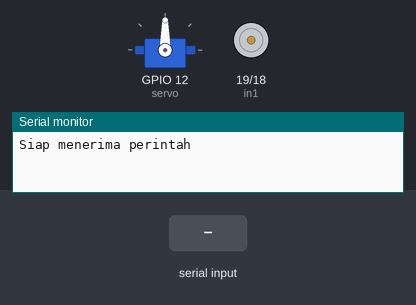
The sketch below on a simulated ESP32. Parts: servo, motor-driver pin pairs drawn as motors (green arrow = first pin HIGH = forward, orange = second pin HIGH = backward, longer = more drive, scaled by the enable pin), the last lines printed to the serial monitor. The inputs (shaded band) are chosen by the test bench.

Above: at 1.2 s.
1.3 s: "s\n" received over Serial
2.8 s: "cw\n" received over Serial
At 4.0 s:
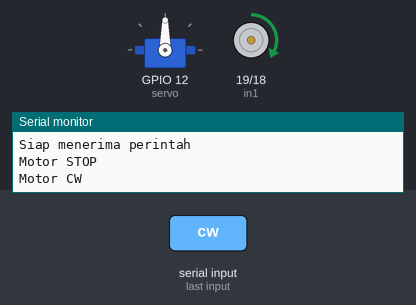
4.3 s: "acw\n" received over Serial
At 5.3 s:
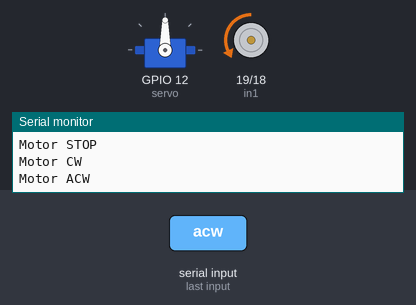
5.8 s: "sv\n" received over Serial
At 6.2 s:
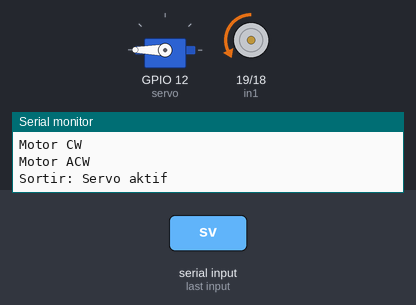
7.8 s: "ss\n" received over Serial
At 8.2 s:
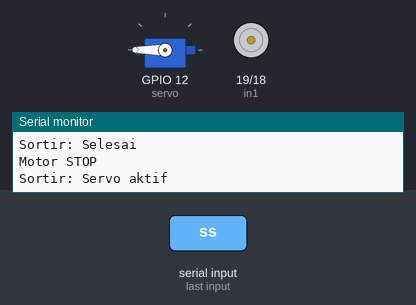
Timing chart, 0 to 10.8 s (numbered marks = the images above; inputs shaded):
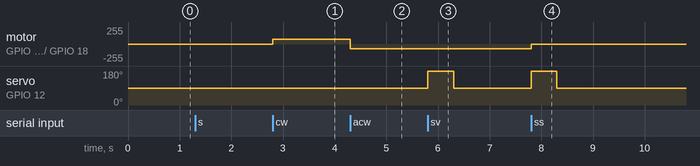

Measured:
- after the input at 2.8 s, motor on GPIO 19 (in1) / GPIO 18 (in2): stopped → forward 70/255 at once
- after the input at 4.3 s, motor on GPIO 19 (in1) / GPIO 18 (in2): forward 70/255 → backward 70/255 at once
- after the input at 5.8 s, servo on GPIO 12 (servo): 90° → 180° at once, → 90° 0.50 s later
- after the input at 7.8 s, motor on GPIO 19 (in1) / GPIO 18 (in2): backward 70/255 → stopped at once; servo on GPIO 12 (servo): 90° → 180° at once, → 90° 0.50 s later

The sketch:

Conveyor_4.ino
```cpp
#include <ESP32Servo.h>
#define in1 19
#define in2 18
#define enA 13

Servo servo;
String command = "";

void setup() {
  pinMode(in1, OUTPUT);
  pinMode(in2, OUTPUT);
  pinMode(enA, OUTPUT);

  servo.attach(12);
  servo.write(90);

  Serial.begin(9600);
  Serial.println("Siap menerima perintah");
}

void loop() {
  if (Serial.available() > 0) {
    command = Serial.readStringUntil('\n');
    command.trim();

    if (command == "s") {
      stopMotor();
    } else if (command == "cw") {
      conveyorCW();
    } else if (command == "acw") {
      conveyorACW();
    } else if (command == "sv") {
      sortir();
    } else if (command == "ss") {
      stopMotor();
      sortir();
    } else {
      Serial.println("Perintah tidak dikenali");
      stopMotor();
    }
  }
}

// Fungsi dasar
void stopMotor() {
  digitalWrite(in1, HIGH);
  digitalWrite(in2, LOW);
  analogWrite(enA, 0);
  Serial.println("Motor STOP");
}

void conveyorCW() {
  digitalWrite(in1, HIGH);
  digitalWrite(in2, LOW);
  analogWrite(enA, 70);  // sesuaikan kecepatan
  Serial.println("Motor CW");
}

void conveyorACW() {
  digitalWrite(in1, LOW);
  digitalWrite(in2, HIGH);
  analogWrite(enA, 70);
  Serial.println("Motor ACW");
}

void sortir() {
  Serial.println("Sortir: Servo aktif");
  servo.write(180);
  delay(500);  // hanya 0.5 detik agar cepat
  servo.write(90);
  Serial.println("Sortir: Selesai");
}
```
